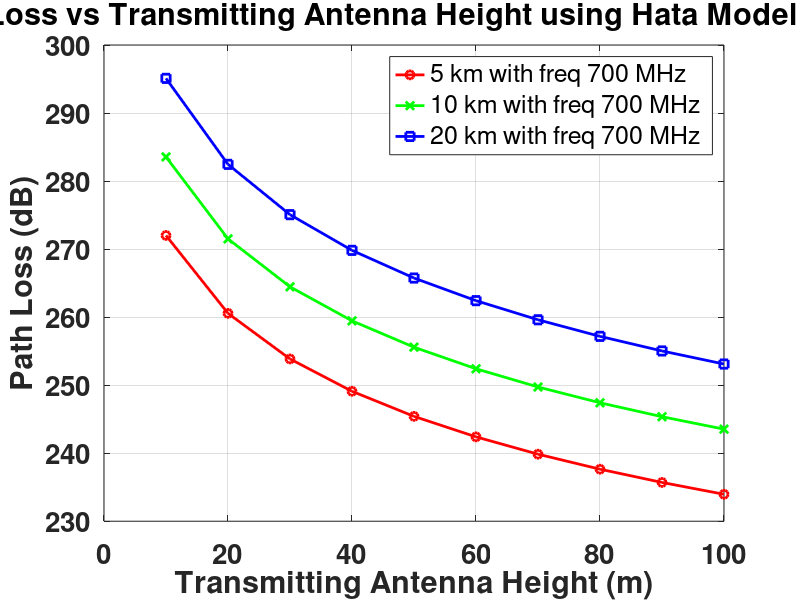
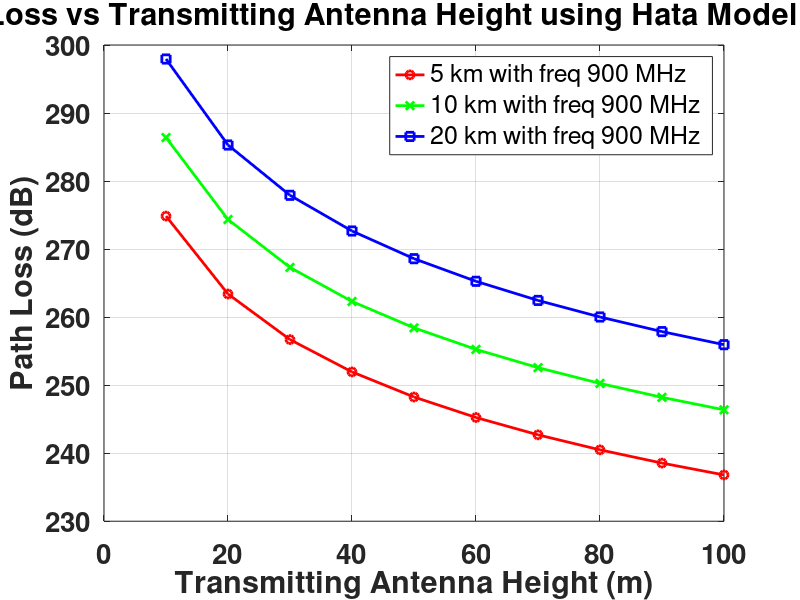

MATLAB code to generate these figures, in order:
% Estimate the path loss using Hata Model and plot Transmitting antenna height Vs. Path loss
% Use the following values:
% i. Frequency of operation f = 700 MHz
% ii. hre = 1.5m
% iii. Distance d1= 5 km, d2 = 10km, d3 = 20km
% iv. hte = 10:10:100 m
% v. Consider urban environment

clc
clear all
close all
f = 700;
hr = 1.5;
d = [5, 10, 20];
d_meters = d * 1000;
ht = 10:10:100;
path_loss_d1 = zeros(size(ht));
path_loss_d2 = zeros(size(ht));
path_loss_d3 = zeros(size(ht));
for i = 1:length(ht)
 a_hr = (1.1*log10(f) - 0.7)*hr - (1.56*log10(f) - 0.8);
 path_loss_d1(i) = 69.55 + 26.16*log10(f) - 13.82*log10(ht(i)) - a_hr + (44.9 -
6.55*log10(ht(i)))*log10(d_meters(1));
 path_loss_d2(i) = 69.55 + 26.16*log10(f) - 13.82*log10(ht(i)) - a_hr + (44.9 -
6.55*log10(ht(i)))*log10(d_meters(2));
 path_loss_d3(i) = 69.55 + 26.16*log10(f) - 13.82*log10(ht(i)) - a_hr + (44.9 -
6.55*log10(ht(i)))*log10(d_meters(3));
end
figure;
plot(ht, path_loss_d1, '-o', 'DisplayName', '5 km with freq 700 MHz', 'LineWidth',
2, 'Color', 'red');
hold on;
plot(ht, path_loss_d2, '-x', 'DisplayName', '10 km with freq 700 MHz',
'LineWidth', 2, 'Color', 'green');
plot(ht, path_loss_d3, '-s', 'DisplayName', '20 km with freq 700 MHz',
'LineWidth', 2, 'Color', 'blue');
grid on;
xlabel('Transmitting Antenna Height (m)');
ylabel('Path Loss (dB)');
title('Path Loss vs Transmitting Antenna Height using Hata Model (Urban)');
legend('Location', 'northeast');
set(gca,'FontWeight','bold','FontSize',20);
disp("Freq = 700 MHz");
disp("Distance = 5 km");
disp(path_loss_d1);
disp("Distance = 10 km");
disp(path_loss_d2);
disp("Distance = 20 km");
disp(path_loss_d2);
f = 900;
for i = 1:length(ht)
 a_hr = (1.1*log10(f) - 0.7)*hr - (1.56*log10(f) - 0.8);
 path_loss_d1(i) = 69.55 + 26.16*log10(f) - 13.82*log10(ht(i)) - a_hr + (44.9 -
6.55*log10(ht(i)))*log10(d_meters(1));
 path_loss_d2(i) = 69.55 + 26.16*log10(f) - 13.82*log10(ht(i)) - a_hr + (44.9 -
6.55*log10(ht(i)))*log10(d_meters(2));
 path_loss_d3(i) = 69.55 + 26.16*log10(f) - 13.82*log10(ht(i)) - a_hr + (44.9 -
6.55*log10(ht(i)))*log10(d_meters(3));
end
figure;
plot(ht, path_loss_d1, '-o', 'DisplayName', '5 km with freq 900 MHz', 'LineWidth',
2, 'Color', 'red');
hold on;
plot(ht, path_loss_d2, '-x', 'DisplayName', '10 km with freq 900 MHz',
'LineWidth', 2, 'Color', 'green');
plot(ht, path_loss_d3, '-s', 'DisplayName', '20 km with freq 900 MHz',
'LineWidth', 2, 'Color', 'blue');
grid on;
xlabel('Transmitting Antenna Height (m)');
ylabel('Path Loss (dB)');
title('Path Loss vs Transmitting Antenna Height using Hata Model (Urban)');
legend('Location', 'northeast');
set(gca,'FontWeight','bold','FontSize',20);
disp("Freq = 900 MHz");
disp("Distance = 5 km");
disp(path_loss_d1);
disp("Distance = 10 km");
disp(path_loss_d2);
disp("Distance = 20 km");
disp(path_loss_d2);
